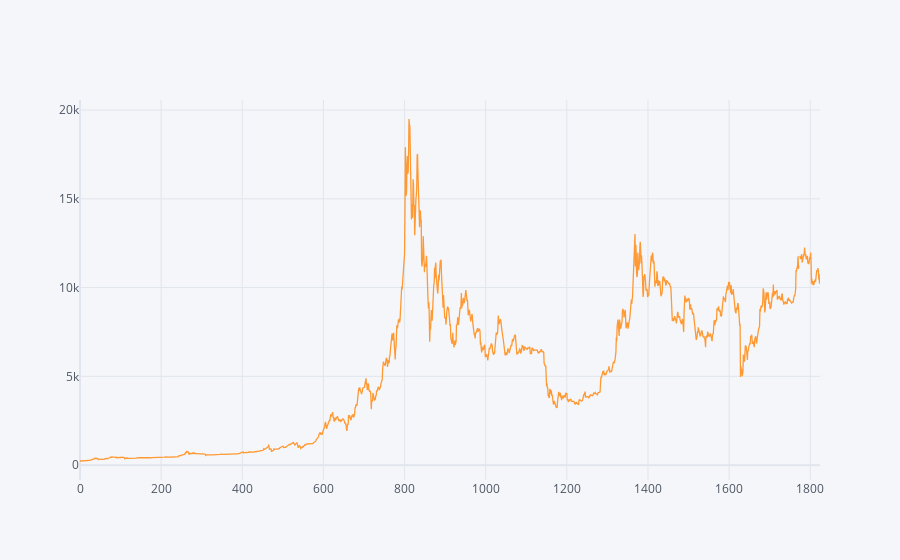

Source (notebook cell):
### Code cell
df.xs(key='Close',axis=1).iplot()

### Figure 1 — Plotly figure (JSON) as saved in the notebook; plotly's stock layout.template omitted (floating-point values rounded to 4 significant figures; data arrays with more than 128 entries replaced by an {"elided": "..."} marker saying what was removed)
{"data": [{"line": {"color": "rgba(255, 153, 51, 1.0)", "dash": "solid", "shape": "linear", "width": 1.3}, "mode": "lines", "name": "Close", "text": "", "type": "scatter", "x": {"elided": "1825 int values"}, "y": {"elided": "1825 mixed values"}}], "layout": {"legend": {"bgcolor": "#F5F6F9", "font": {"color": "#4D5663"}}, "paper_bgcolor": "#F5F6F9", "plot_bgcolor": "#F5F6F9", "title": {"font": {"color": "#4D5663"}}, "xaxis": {"gridcolor": "#E1E5ED", "showgrid": true, "tickfont": {"color": "#4D5663"}, "title": {"font": {"color": "#4D5663"}, "text": ""}, "zerolinecolor": "#E1E5ED"}, "yaxis": {"gridcolor": "#E1E5ED", "showgrid": true, "tickfont": {"color": "#4D5663"}, "title": {"font": {"color": "#4D5663"}, "text": ""}, "zerolinecolor": "#E1E5ED"}}}
